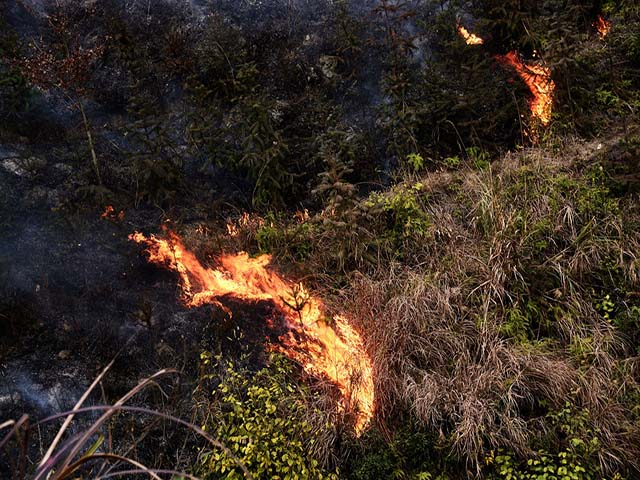
//> input picture 1.jpg, 640 x 480 px
$ ./otsu   (built with g++ and OpenCV 4)
//> lines starting //> are read from the running program, lines starting //| are printed output that depends on the picture; after the words box and inside, x2 and y2 are one past the last pixel; in counts of white or black regions, pixels touching at a corner belong together
#define _CRT_SECURE_NO_WARNINGS
#include <cstdio>
#include "cv.h"
#include "highgui.h"
#include<opencv2\opencv.hpp>
#include<iostream>
//#include<Windows.h>
//#include <math.h>


IplImage*  EliminateNoise(IplImage *green);
IplImage* process_rgb(IplImage*img);

using namespace cv;

using namespace std;


const char* IMages = ".jpg"; //保存图片的文件夹路径

const char* image_out = "out_1.jpg";
const char* image_out1 = "out_2.jpg";


//OSTU算法

int HistogramBins = 256;

float HistogramRange1[2] = { 0, 255 };

float *HistogramRange[1] = { &HistogramRange1[0] };

typedef enum { back, object } entropy_state;


double caculateCurrentEntropy(CvHistogram * Histogram1, int cur_threshold, entropy_state state)

{

    int start, end;

    if (state == back)

    {

        start = 0;

        end = cur_threshold;

    }

    else

    {

        start = cur_threshold;

        end = 256;

    }

    int  total = 0;

    for (int i = start; i < end; i++)

    {

        total += (int)cvQueryHistValue_1D(Histogram1, i);

    }

    double cur_entropy = 0.0;

    for (int i = start; i < end; i++)

    {

        if ((int)cvQueryHistValue_1D(Histogram1, i) == 0)

            continue;

        double percentage = cvQueryHistValue_1D(Histogram1, i) / total;

        cur_entropy += -percentage * logf(percentage);

    }

    return cur_entropy;

}


IplImage* MaxEntropy(IplImage *src, IplImage *dst)

{

    assert(src != NULL);

    assert(src->depth == 8 && dst->depth == 8);

    assert(src->nChannels == 1);

    CvHistogram * hist = cvCreateHist(1, &HistogramBins, CV_HIST_ARRAY, HistogramRange);

    cvCalcHist(&src, hist);

    double maxentropy = -1.0;

    int max_index = -1;

    for (int i = 0; i < HistogramBins; i++)

    {

        double cur_entropy = caculateCurrentEntropy(hist, i, object) + caculateCurrentEntropy(hist, i, back);

        if (cur_entropy > maxentropy)

        {

            maxentropy = cur_entropy;

            max_index = i;

        }

    }

    printf("%f", max_index);

    cvThreshold(src, dst, (double)max_index, 255, CV_THRESH_BINARY);

    cvReleaseHist(&hist);

    return dst;

}


//颜色分割算法


int main(int argc, char* argv[])

{

    int i=1;
    //for (i = 48; i < 97; i++)
    //{

    char IMAGEpath[100];
    sprintf(IMAGEpath, "%d%s", i, IMages);
    //char IMAGEpath[100];
    //sprintf(IMAGEpath, "%s%s", IMAGEpath11, IMages);

    IplImage *img = cvLoadImage(IMAGEpath);
//> img is the input picture: 480 rows x 640 cols, CV_8UC3; mean B, G, R 36.3, 46.7, 59.9
    IplImage *OtsuImg = cvCreateImage(cvGetSize(img), IPL_DEPTH_8U, 1);
    IplImage *OtsuImg1 = cvCreateImage(cvGetSize(img), IPL_DEPTH_8U, 1);
    IplImage *dst = cvCreateImage(cvGetSize(img), IPL_DEPTH_8U, 3);
    Mat dst1;

     for (int i = 0; i < dst->height; i++)
     {
         for (int j = 0; j < dst->width; j++)
         {
             ((uchar *)(dst->imageData + i*dst->widthStep))[j*dst->nChannels + 0] = 0; // B
             ((uchar *)(dst->imageData + i*dst->widthStep))[j*dst->nChannels + 1] = 0; // G
             ((uchar *)(dst->imageData + i*dst->widthStep))[j*dst->nChannels + 2] = 0; // R
         }
    }


    CvSeq * contour = 0;

    CvMemStorage * storage = cvCreateMemStorage();

    IplImage * tempdst1 = cvCreateImage(cvGetSize(img), IPL_DEPTH_8U, 1);


    clock_t start, finish;

    double duration;

 // [11 lines of commented-out code are left out]


    OtsuImg = process_rgb(img);
//> in process_rgb, `cvSplit(img, b, g, r, NULL);`:
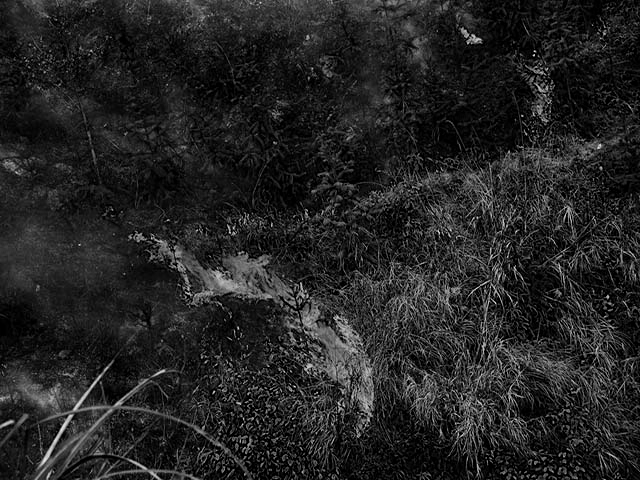
//> b: 480 rows x 640 cols, CV_8UC1; min 0, max 240, mean 36.3
//> after the loop in process_rgb, `for (int j = 0; j < img->height; j++)`:
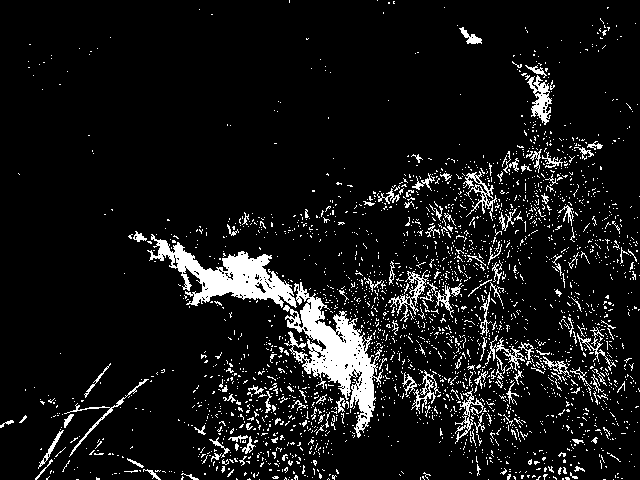
//> pImgFire: 480 rows x 640 cols, CV_8UC3; 8.7% white; 2719 white regions (2574 under 20 px), largest, box (x1, y1, x2, y2) and area: (283, 282, 383, 438) 5209, (147, 234, 297, 308) 3988, (527, 75, 552, 125) 561
//> in process_rgb, `cvSub(r, b, g);`:
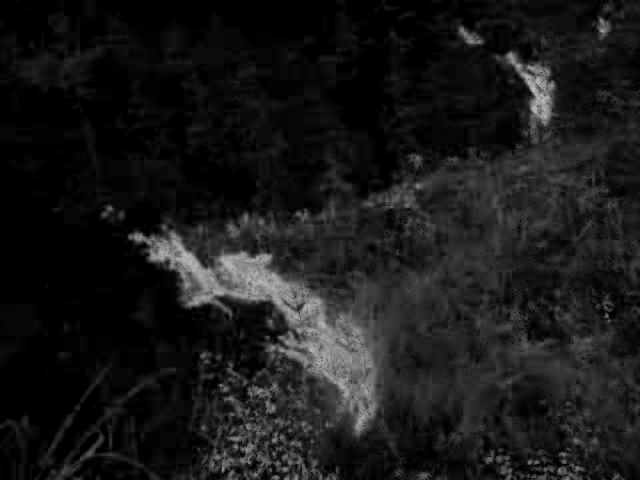
//> g: 480 rows x 640 cols, CV_8UC1; min 0, max 198, mean 24.9
//> in process_rgb, `cvAnd(temp3, dst111, r);`:
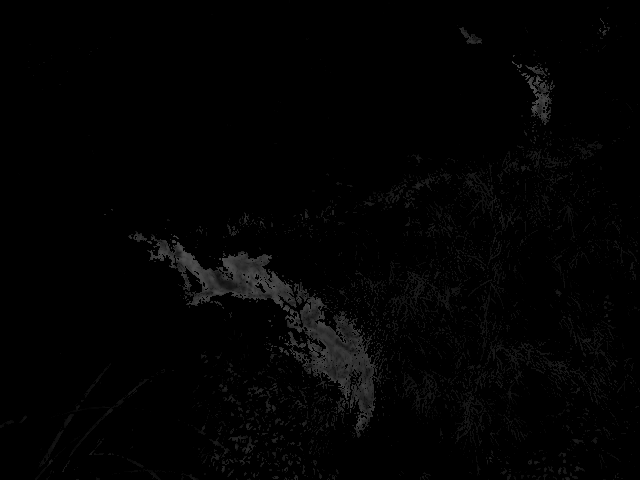
//> r: 480 rows x 640 cols, CV_8UC1; min 0, max 85, mean 2.6

//    cvNamedWindow("process_rgb", 1);
//    cvShowImage("process_rgb", OtsuImg);

    OtsuImg1 = MaxEntropy(OtsuImg, OtsuImg1);
//> in MaxEntropy, `cvThreshold(src, dst, (double)max_index, 255, CV_THRESH_BINARY);`: dst: 480 rows x 640 cols, CV_8UC1; 4% white; 219 white regions (205 under 20 px)

 //   cvNamedWindow("MaxEntropy", 1);
 //   cvShowImage("MaxEntropy", OtsuImg1);
    cvSaveImage("Ostu.jpg", OtsuImg1);


    cvFindContours(OtsuImg1, storage, &contour, sizeof(CvContour), CV_RETR_CCOMP, CV_CHAIN_APPROX_SIMPLE);
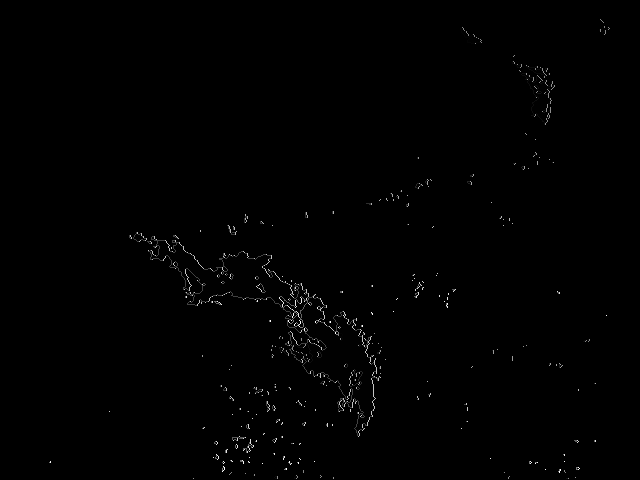
//> OtsuImg1: 480 rows x 640 cols, CV_8UC1; min 0, max 255, mean 1.3
//> contour = 219 contours, 212 with area under 20; largest, box (x1, y1, x2, y2) and area: (148, 236, 381, 437) 9770, (521, 73, 555, 125) 651, (460, 27, 482, 44) 113, (526, 65, 547, 78) 68, (133, 232, 147, 242) 62, (243, 439, 254, 453) 28, (279, 347, 289, 356) 22


    cvZero(tempdst1);

    //	cvZero(temp_iamge);

    for (; contour != 0; contour = contour->h_next)

    {   //应用函数 fabs() 得到面积的绝对值。

        double area = cvContourArea(contour, CV_WHOLE_SEQ);

        //计算整个轮廓或部分轮廓的面积

        if (fabs(area) < 10)

        {

            continue;

        }

        CvPoint *point = new CvPoint[contour->total];

        CvPoint *Point;

        for (int i = 0; i < contour->total; i++)

        {

            Point = (CvPoint*)cvGetSeqElem(contour, i);

            point[i].x = Point->x;

            point[i].y = Point->y;

        }

        int pts[1] = { contour->total };

        cvFillPoly(tempdst1, &point, pts, 1, CV_RGB(255, 255, 255));//填充多边形内部


    }
//> this loop made 219 passes
//> (area, pts) on passes 48, 115, 161, 164, 208, 211, 217: (27.5, [32]), (22.5, [21]), (9770.5, [897]), (62, [27]), (651, [127]), (67.5, [39]), (113, [39])
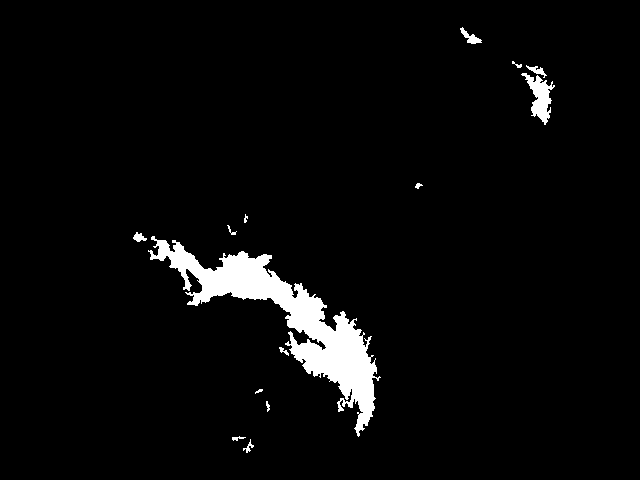
//> tempdst1: 480 rows x 640 cols, CV_8UC1; 3.8% white; 14 white regions, largest, box (x1, y1, x2, y2) and area: (148, 236, 381, 437) 10470, (521, 73, 555, 125) 748, (460, 27, 482, 44) 143
//> after the loop, contour = 0 contours
 // [23 lines of commented-out code are left out]


    cvCopy(img, dst, tempdst1);
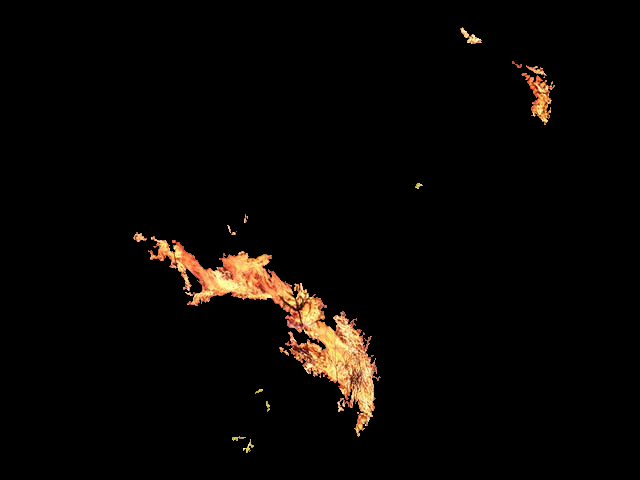
//> dst: 480 rows x 640 cols, CV_8UC3; mean B, G, R 3.6, 5.9, 8.6


    char IMAGEpath1[100];
    sprintf(IMAGEpath1, "%d%s",i,image_out);
    char IMAGEpath2[100];
    sprintf(IMAGEpath2, "%d%s",i,image_out1);


    cvSaveImage(IMAGEpath1, tempdst1);
    cvSaveImage(IMAGEpath2, dst);


   // [6 lines of commented-out code are left out]

    cvReleaseImage(&img);
    cvReleaseImage(&dst);
    cvReleaseImage(&OtsuImg);
    cvReleaseImage(&OtsuImg1);
    cvReleaseImage(&tempdst1);
    cvReleaseMemStorage(&storage);


     //}


    return 0;


}

// [103 lines left out: function EliminateNoise, not called in this run]


IplImage* process_rgb(IplImage*img){


    IplImage *b = cvCreateImage(cvGetSize(img), IPL_DEPTH_8U, 1);

    IplImage *g = cvCreateImage(cvGetSize(img), IPL_DEPTH_8U, 1);

    IplImage *temp1 = cvCreateImage(cvGetSize(img), IPL_DEPTH_8U, 1);

    IplImage *temp2 = cvCreateImage(cvGetSize(img), IPL_DEPTH_8U, 1);
    IplImage *temp3 = cvCreateImage(cvGetSize(img), IPL_DEPTH_8U, 1);
    IplImage *temp4 = cvCreateImage(cvGetSize(img), IPL_DEPTH_8U, 1);
    IplImage *temp5 = cvCreateImage(cvGetSize(img), IPL_DEPTH_8U, 1);

    IplImage *r = cvCreateImage(cvGetSize(img), IPL_DEPTH_8U, 1);

    IplImage *dst1 = cvCreateImage(cvGetSize(img), IPL_DEPTH_8U, 1);

    cvSplit(img, b, g, r, NULL);
    // [22 lines of commented-out code are left out]
    CvSize size = cvGetSize(img);
    IplImage * pImgFire = cvCreateImage(size, 8, 3);
    IplImage *dst111 = cvCreateImage(cvGetSize(img), IPL_DEPTH_8U, 1);

    cvSet(pImgFire, cvScalar(0, 0, 0));

    int RedThreshold = 100;  //115~135
    int SaturationThreshold = 45;  //55~65

    for (int j = 0; j < img->height; j++){
        for (int i = 0; i < img->widthStep; i += 3){
            uchar B = (uchar)img->imageData[j*img->widthStep + i + 0];
            uchar G = (uchar)img->imageData[j*img->widthStep + i + 1];
            uchar R = (uchar)img->imageData[j*img->widthStep + i + 2];
            uchar maxv = max(max(R, G), B);
            uchar minv = min(min(R, G), B);
            double S = (1 - 3.0*minv / (R + G + B));
            double I = (R + G + B) / 3;
            double H = acos(((0.5*((R - G) + R - B))) / sqrt((R - G)^2 + (R - B)*(G - B)));

            //生成二值图
            if (I>108 &&S > 0.05){
                pImgFire->imageData[j*img->widthStep + i + 0] = 255;
                pImgFire->imageData[j*img->widthStep + i + 1] = 255;
                pImgFire->imageData[j*img->widthStep + i + 2] = 255;
            }
            else{
                pImgFire->imageData[j*img->widthStep + i + 0] = 0;
                pImgFire->imageData[j*img->widthStep + i + 1] = 0;
                pImgFire->imageData[j*img->widthStep + i + 2] = 0;
            }
        }
    }

    cvCvtColor(pImgFire, dst111, CV_BGR2GRAY);
    cvReleaseImage(&pImgFire);

//    cvNamedWindow("th", 1);
//    cvShowImage("th", dst111);
    cvSaveImage("HSI.jpg", dst111);


    //R-G分量
    cvSub(r, g, temp3);
    cvAddWeighted(temp3, 1.0 / 2.0, temp3, 0.0, 0.0, temp3);
    // [10 lines of commented-out code are left out]
    cvSub(r, b, g);
    cvAddWeighted(g, 1.0 / 2.0, r, 0.0, 0.0, r);
    //cvNamedWindow("rb", 1);
    //cvShowImage("rb", r);

    //R-G与R-B分量加权
    cvAddWeighted(r, 1.0 / 2.0, temp3, 1.0 / 2.0, 0.0, temp3);
//    cvNamedWindow("rg+rb", 1);
//    cvShowImage("rg+rb", temp3);
    cvSaveImage("RGB.jpg", temp3);

    cvAnd(temp3, dst111, r);
//    cvNamedWindow("and", 1);
//    cvShowImage("and", r);


    cvSmooth(r, r, CV_GAUSSIAN, 3, 0, 0, 0);
//    cvNamedWindow("mohu", 1);
//    cvShowImage("mohu", r);
    cvSaveImage("RGBandHSIsmooth.jpg", r);


    return r;


    cvReleaseImage(&r);
    cvReleaseImage(&g);
    cvReleaseImage(&b);
    cvReleaseImage(&temp1);
    cvReleaseImage(&temp2);

}
